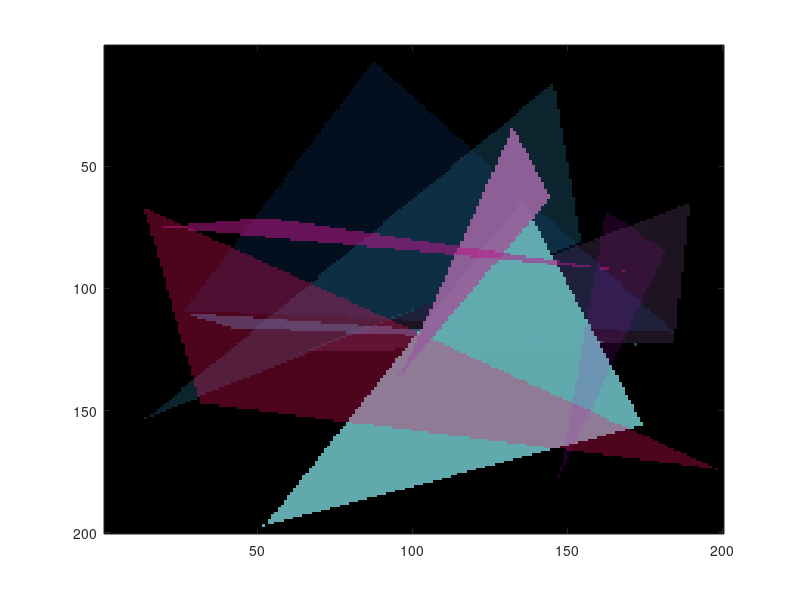

Write the MATLAB code that produced this figure.
%MatzJB 24/12 2014
%Genetic programming first test of transparent polygons

clc
height = 200;
width  = 200;
src = zeros(height, width, 4); %RGBA, premultiplied alpha
out = zeros(height, width, 4);
out(:,:,4) = 1;
src(:,:,4) = 1;
dst = out;
iterations = 10;
n_discs=10;
ngon = 3;
fig1 = imagesc(out(:, :, 1:3));
tmp  = 0*src;

%all ngons in a matrix of history
hist = zeros(iterations, ngon+4);%coordinates of ngon and RGB and alpha

for i = 1:iterations
    
    x = rand(1, ngon)*width;
    y = rand(1, ngon)*height;
    col  = rand(3, 1);
    mask = double( poly2mask(x, y, width, height));
    
    src(:, :, 1) = col(1).*mask;
    src(:, :, 2) = col(2).*mask;
    src(:, :, 3) = col(3).*mask;
       src(:,:,4) = rand.*mask;
    %src(:,:,4) = mask;
    
    
    %apply transparency
    out(:, :, 4) = src(:, :, 4) + dst(:, :, 4).*(1 - src(:, :, 4));
    dst = out;
    
    for j = 1:3
        out(:, :, j) = ( src(:, :, j).*src(:, :, 4) + dst(:, :, j).*dst(:, :, 4).*(1-src(:, :, 4)) )./out(:, :, 4);
    end
    
    out(out(:, :, 4) > 1) = 1;
    out(out(:, :, 4) <= 0) = 0;
        
    %pause
    set(fig1, 'cdata', out(:, :, 1:3))
    
end

%close all
%imagesc(img./max(max(max(img))))
